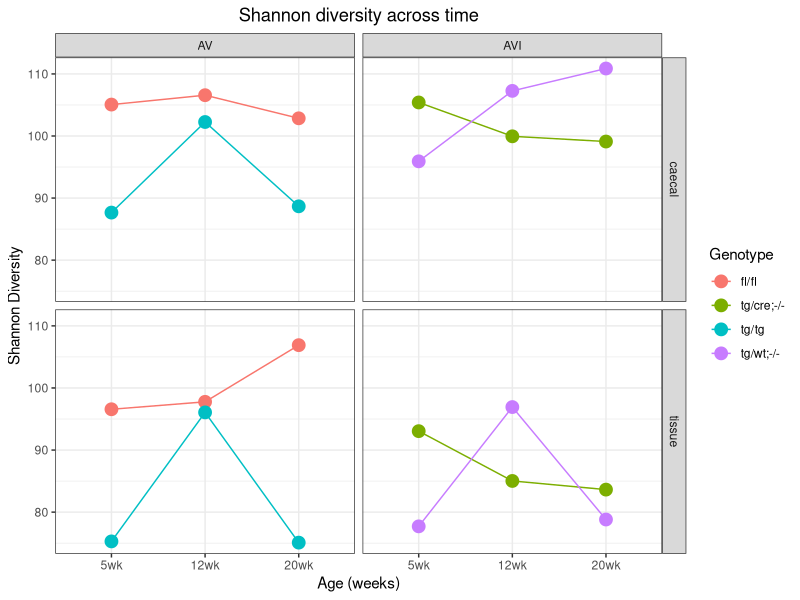

R code for this plot:
library(dplyr)
library(ggplot2)

alpha_div_cc <- read.table("cc/alpha-diversity.tab", sep="\t", header = T, row.names = 1)
alpha_div_tissue <- read.table("tissue/alpha-diversity.tab", sep = "\t", header = T, row.names = 1)
mapping_cc <- read.table("cc/mapping_file_wo_controls.tab", sep = "\t", header = T, row.names = 1, comment.char = "")
mapping_tissue <- read.table("tissue/mapping_file_wo_controls.tab", sep = "\t", header = T, row.names = 1, comment.char = "")
## combine files 
combined_cc <- merge(alpha_div_cc, mapping_cc, by = 0)
row.names(combined_cc) <- combined_cc$Row.names
combined_cc <- subset(combined_cc, select = -c(Row.names) )
combined_cc_T <- combined_cc[combined_cc$Phenotype == "T",]

combined_tissue <- merge(alpha_div_tissue, mapping_tissue, by = 0)
row.names(combined_tissue) <- combined_tissue$Row.names
combined_tissue <- subset(combined_tissue, select = -c(Row.names))
combined_tissue_T <- combined_tissue[combined_tissue$Phenotype == "T",]


shannon_grouped_mean_cc <- aggregate(combined_cc$Shannon.effective, by=list(Age=combined_cc$Age, 
                                                                               Genotype=combined_cc$Genotype), mean)

shannon_grouped_mean_cc$site <- c("caecal")

shannon_grouped_mean_tissue <- aggregate(combined_tissue$Shannon.effective, by=list(Age=combined_tissue$Age,
                                                                                      Genotype=combined_tissue$Genotype), mean)

shannon_grouped_mean_tissue$site <- c("tissue")

merged_shannon <- rbind(shannon_grouped_mean_cc, shannon_grouped_mean_tissue)
genotypes_avi <- c("tg/cre;-/-", "tg/wt;-/-")
merged_shannon$Mouse_Line <- ifelse(merged_shannon$Genotype %in% genotypes_avi, "AVI", "AV")
merged_shannon_no_tgwt <- merged_shannon[merged_shannon$Genotype != "tg/wt",]


#shannon_grouped_mean <- shannon_grouped_mean[order(shannon_grouped_mean$Age),]
#shannon_grouped_mean["Phenotype"] <- c("NT", "NT", "NT", "NT", "T", "NT", "NT", "T", "NT" )

shannon_plot <- ggplot(data = merged_shannon_no_tgwt, aes(x = Age , y= x, group= Genotype, color=Genotype)) +
  geom_point(size=4) +
  geom_line() +
  facet_grid(merged_shannon_no_tgwt$site~merged_shannon_no_tgwt$Mouse_Line) +
  theme_bw() +
  xlab("Age (weeks)") +
  ylab("Shannon Diversity") +
  ggtitle("Shannon diversity across time") + theme(plot.title = element_text(hjust = 0.5))


shannon_plot + scale_x_discrete(limits=c("5wk","12wk","20wk")) 